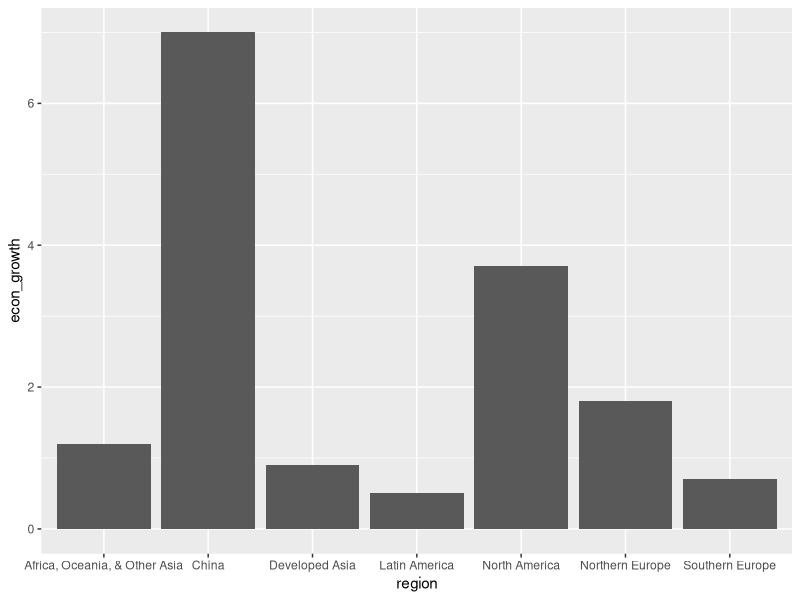
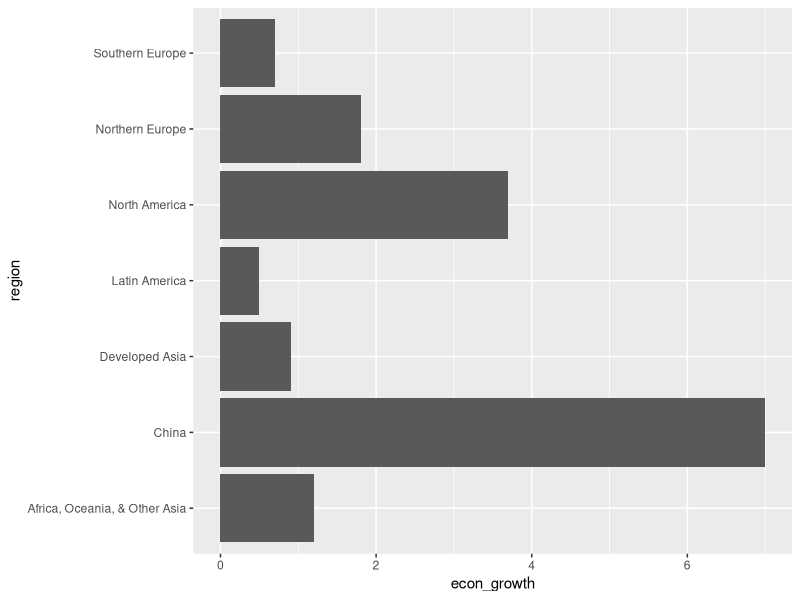
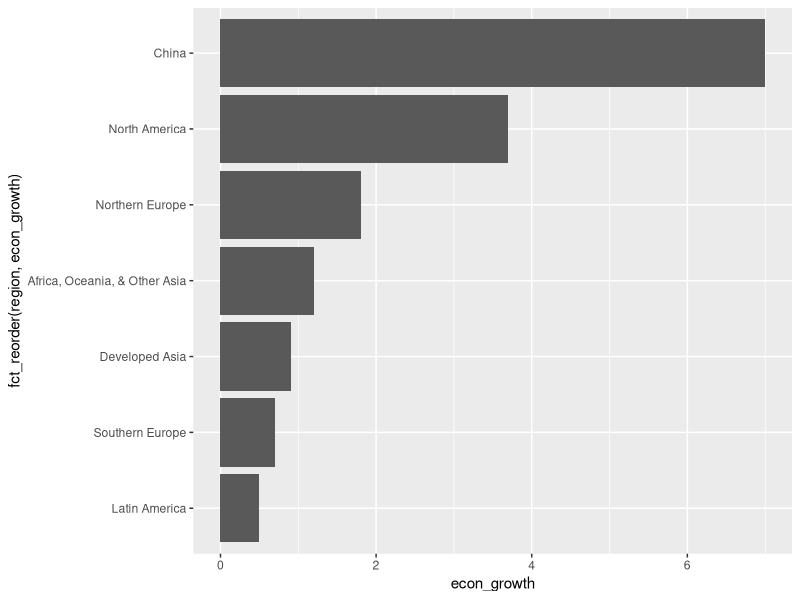
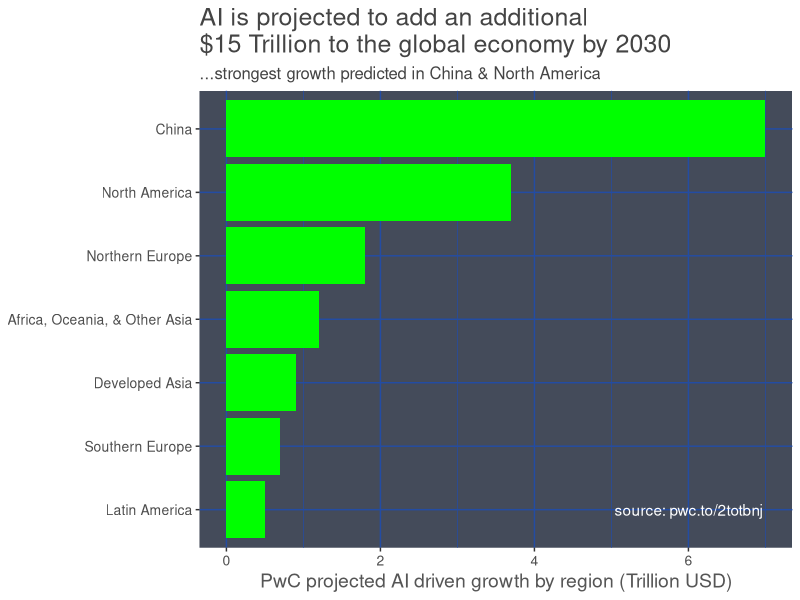

Source code (R) for these figures, in order:
## ---- chunk 1
knitr::opts_chunk$set(echo = TRUE)
## ---- chunk 2
library(tidyverse)
library(forcats)
## ---- chunk 3
df.ai_growth <- tribble (
                        ~region, ~econ_growth
                        , "China", 7
                        , "North America", 3.7
                        , "Northern Europe", 1.8
                        , "Africa, Oceania, & Other Asia", 1.2
                        ,"Developed Asia", .9
                        ,"Southern Europe", .7
                        ,"Latin America", .5
                        )
## ---- chunk 4
ggplot(data = df.ai_growth, aes(x = region, y = econ_growth)) +
  geom_bar(stat = 'identity')
## ---- chunk 5
ggplot(data = df.ai_growth, aes(x = region, y = econ_growth)) +
  geom_bar(stat = 'identity') +
  coord_flip()
## ---- chunk 6
ggplot(data = df.ai_growth, aes(x = fct_reorder(region, econ_growth), y = econ_growth)) +
  geom_bar(stat = 'identity') +
coord_flip()
## ---- chunk 7
theme.futurae <- theme(text = element_text( color = "#444444")
                       ,panel.background = element_rect(fill = '#444B5A')
                       ,panel.grid.major = element_line(color = '#234ca3')
                       ,panel.grid.minor = element_line(color = '#234ca3')
                       ,plot.title = element_text(size = 18)
                       ,axis.title = element_text(size=14, color='#555555')
                       ,axis.title.y = element_text(vjust = 0.7, angle = 0)
                       ,axis.title.x = element_text(hjust = 0.5, angle = 0)
                       ,axis.text = element_text(size = 10)
                       ,plot.subtitle = element_text(size = 12)
                       )
## ---- chunk 8
ggplot(data = df.ai_growth, aes(x = fct_reorder(region, econ_growth), y = econ_growth)) +
  geom_bar( stat = 'identity', fill = 'green') +
  coord_flip() +
  labs(x = NULL
       , y = 'PwC projected AI driven growth by region (Trillion USD)'
       , title = 'AI is projected to add an additional\n$15 Trillion to the global economy by 2030'
       , subtitle = '...strongest growth predicted in China & North America') + 
  annotate(geom = 'text', label = "source: pwc.to/2totbnj", x = 1, y = 6, color = 'white') +
    theme.futurae
